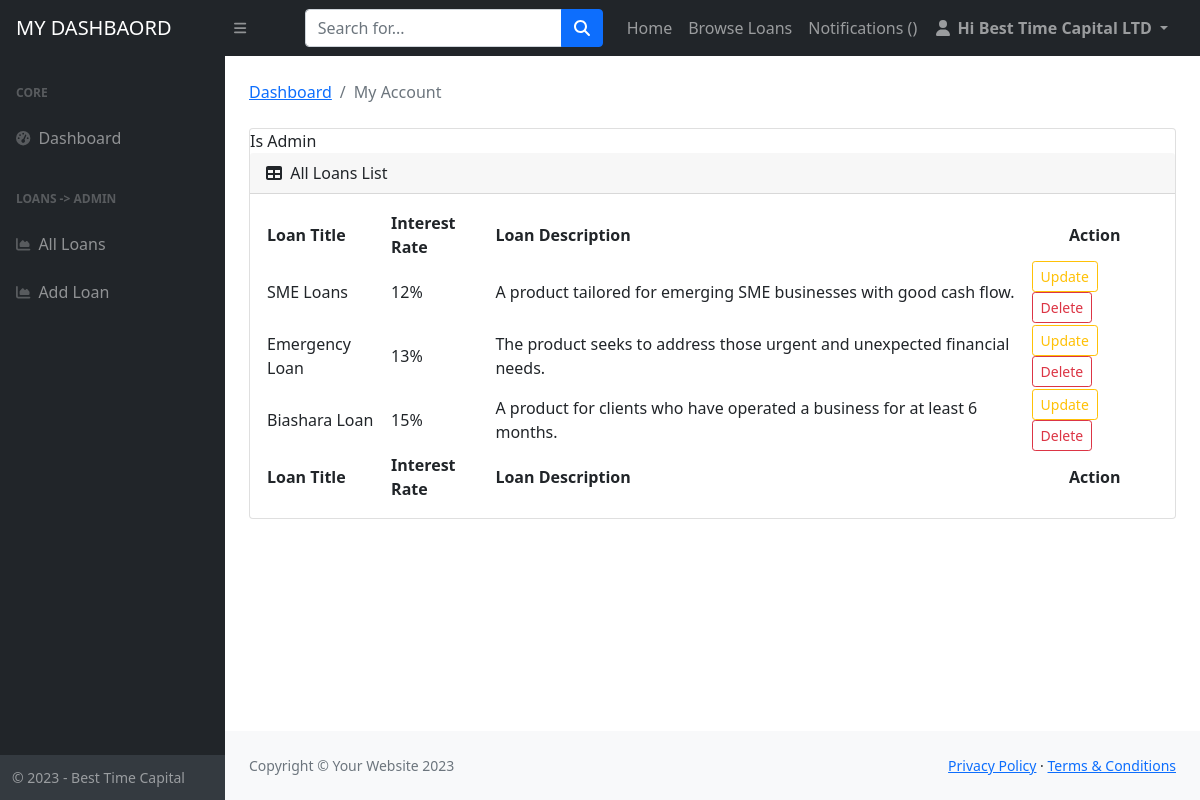
The app's page /dashboard/loans/all/ (signed in) with its own data.
### pages/models.py (models this page shows, shortened)
class CustomUser(AbstractUser):
    first_name = models.CharField(max_length=255)
    last_name = models.CharField(max_length=255)
    email_id = models.CharField(max_length=255)
    phone_no = models.CharField(max_length=255)
    id_no = models.CharField(max_length=255)

### loans/models.py (models this page shows, shortened)
class Loans(models.Model):
    loan_title = models.CharField(max_length=255)
    loan_description = models.TextField()
    interest = models.IntegerField()
    thumbnail = models.ImageField(upload_to ='uploads/')
    created_by = models.ForeignKey(CustomUser, related_name='loans', on_delete=models.CASCADE)
    created_at = models.DateTimeField(auto_now_add=True)
    changed_at = models.DateTimeField(auto_now=True)

### loans/views.py (the view)
# urls.py: path('dashboard/loans/all/', all_loans_admin, name="all_loans_admin"),
@login_required
def all_loans_admin(request):
    context = {
        "userprofile": request.user.userprofile,
        }
    return render(request, 'loans/all_loans_admin.html', context)

### loans/templates/loans/all_loans_admin.html (shortened to what this page needs)
{% extends "base_dashboard.html" %}
{% load static %}
{% block dashboard_content %}
<main>
    <div class="container-fluid px-4" ng-app="myApp" ng-controller="myCtrl">
            <ol class="breadcrumb mb-4">
                <li class="breadcrumb-item"><a href="">Dashboard</a></li>
                <li class="breadcrumb-item active">My Account</li>
            </ol>
        <div class="card mb-4">
        {% if userprofile.is_employer %}
        Is Admin
            <div class="card-header">
                <i class="fas fa-table me-1"></i>
                All Loans List
            </div>
                <div class="card-body">
                    <table id="datatablesSimple">
                        <thead>
                            <tr>
                                <th>Loan Title</th>
                                <th>Interest Rate</th>
                                <th>Loan Description</th>
                                <th style="text-align: center;">Action</th>
                            </tr>
                        </thead>
                        <tfoot>
                            <tr>
                                <th>Loan Title</th>
                                <th>Interest Rate</th>
                                <th>Loan Description</th>
                                <th style="text-align: center;">Action</th>
                            </tr>
                        </tfoot>
                        <tbody>
                            {% for loan in request.user.loans.all %}
                            <tr>
                                <td>{{ loan.loan_title }}</td>
                                <td>{{ loan.interest }}%</td>
                                <td>{{ loan.loan_description }}</td>
                                <td>
                                    <a href="{% url 'update_loans_admin' loan.id %}"><button type="button" class="btn btn-sm btn-outline-warning" style="--bs-btn-padding-y: .25rem; --bs-btn-padding-x: .5rem; --bs-btn-font-size: .75rem;"> Update </button></a>
                                    <a href="{% url 'loan_delete_view' loan.id %}"><button type="button" class="btn btn-sm btn-outline-danger" style="--bs-btn-padding-y: .25rem; --bs-btn-padding-x: .5rem; --bs-btn-font-size: .75rem;"> Delete </button></a>
                                </td>
                            {% empty %}
                                    <p>You haven't listed any loans yet</p>
                            </tr>
                            {% endfor %}
                        </tbody>
                    </table>
                </div>
        {% endif %}
        </div>
    </div>
</main>
{% endblock dashboard_content %}

### templates/base_dashboard.html (shortened to what this page needs)
{% load static %}
<!DOCTYPE html>
<html lang="en">
    <head>
        <link href="https://cdn.jsdelivr.net/npm/simple-datatables@latest/dist/style.css" rel="stylesheet" />
        <link href="{% static 'dashboard/css/styles.css' %}" rel="stylesheet" />
    </head>
    <body class="sb-nav-fixed">
        <nav class="sb-topnav navbar navbar-expand navbar-dark bg-dark">
            <a class="navbar-brand ps-3" href="{% url 'dashboard' %}">MY DASHBAORD</a>
            <button class="btn btn-link btn-sm order-1 order-lg-0 me-4 me-lg-0" id="sidebarToggle" href="#!"><i class="fas fa-bars"></i></button>
            <form class="d-none d-md-inline-block form-inline ms-auto me-0 me-md-3 my-2 my-md-0">
                <div class="input-group">
                    <input class="form-control" type="text" placeholder="Search for..." aria-label="Search for..." aria-describedby="btnNavbarSearch" />
                    <button class="btn btn-primary" id="btnNavbarSearch" type="button"><i class="fas fa-search"></i></button>
                </div>
            </form>
            <ul class="navbar-nav ms-auto ms-md-0 me-3 me-lg-4">
                <li><a class="nav-link" href="/">Home</a></li>
                <li><a class="nav-link" href="{% url 'all_loans' %}">Browse Loans</a></li>
                <li><a class="nav-link" href="">Notifications ({{ notifications.count }})</a></li>
                <li class="nav-item dropdown">
                    <a class="nav-link dropdown-toggle text-capitalize" id="navbarDropdown" href="#" role="button" data-bs-toggle="dropdown" aria-expanded="false"><i class="fas fa-user fa-fw"></i>
                        <b>Hi {{ user.first_name }} {{ user.last_name }}</b>
                    </a>
                </li>
            </ul>
        </nav>
        <div id="layoutSidenav">
            <div id="layoutSidenav_nav">
                <nav class="sb-sidenav accordion sb-sidenav-dark" id="sidenavAccordion">
                    <div class="sb-sidenav-menu">
                        <div class="nav">
                            <div class="sb-sidenav-menu-heading">Core</div>
                            <a class="nav-link" href="{% url 'dashboard' %}">
                                <div class="sb-nav-link-icon"><i class="fas fa-tachometer-alt"></i></div>
                                Dashboard
                            </a>
                            {% if request.user.userprofile.is_employer %}
                            <div class="sb-sidenav-menu-heading">Loans -> Admin</div>
                            <a class="nav-link" href="{% url 'all_loans_admin' %}">
                                <div class="sb-nav-link-icon"><i class="fas fa-chart-area"></i></div>
                                All Loans
                            </a>
                            <a class="nav-link" href="{% url 'add_loan' %}">
                                <div class="sb-nav-link-icon"><i class="fas fa-chart-area"></i></div>
                                Add Loan
                            </a>
                            {% endif %}
                        </div>
                    </div>
                    <div class="sb-sidenav-footer">
                        <div class="small">&copy; 2023 - Best Time Capital</div>
                    </div>
                </nav>
            </div>
            <div id="layoutSidenav_content">
                {% block dashboard_content %}
                {% endblock dashboard_content %}
                <footer class="py-4 bg-light mt-auto">
                    <div class="container-fluid px-4">
                        <div class="d-flex align-items-center justify-content-between small">
                            <div class="text-muted">Copyright &copy; Your Website 2023</div>
                            <div>
                                <a href="#">Privacy Policy</a>
                                &middot;
                                <a href="#">Terms &amp; Conditions</a>
                            </div>
                        </div>
                    </div>
                </footer>
            </div>
        </div>
    </body>
</html>

### records on screen
CustomUser: first_name "Best Time", last_name "Capital LTD"
Loans: loan_title "SME Loans", interest "12", loan_description "A product tailored for emerging SME businesses with good cash flow."
Loans: loan_title "Emergency Loan", interest "13", loan_description "The product seeks to address those urgent and unexpected financial needs."
Loans: loan_title "Biashara Loan", interest "15", loan_description "A product for clients who have operated a business for at least 6 months."
